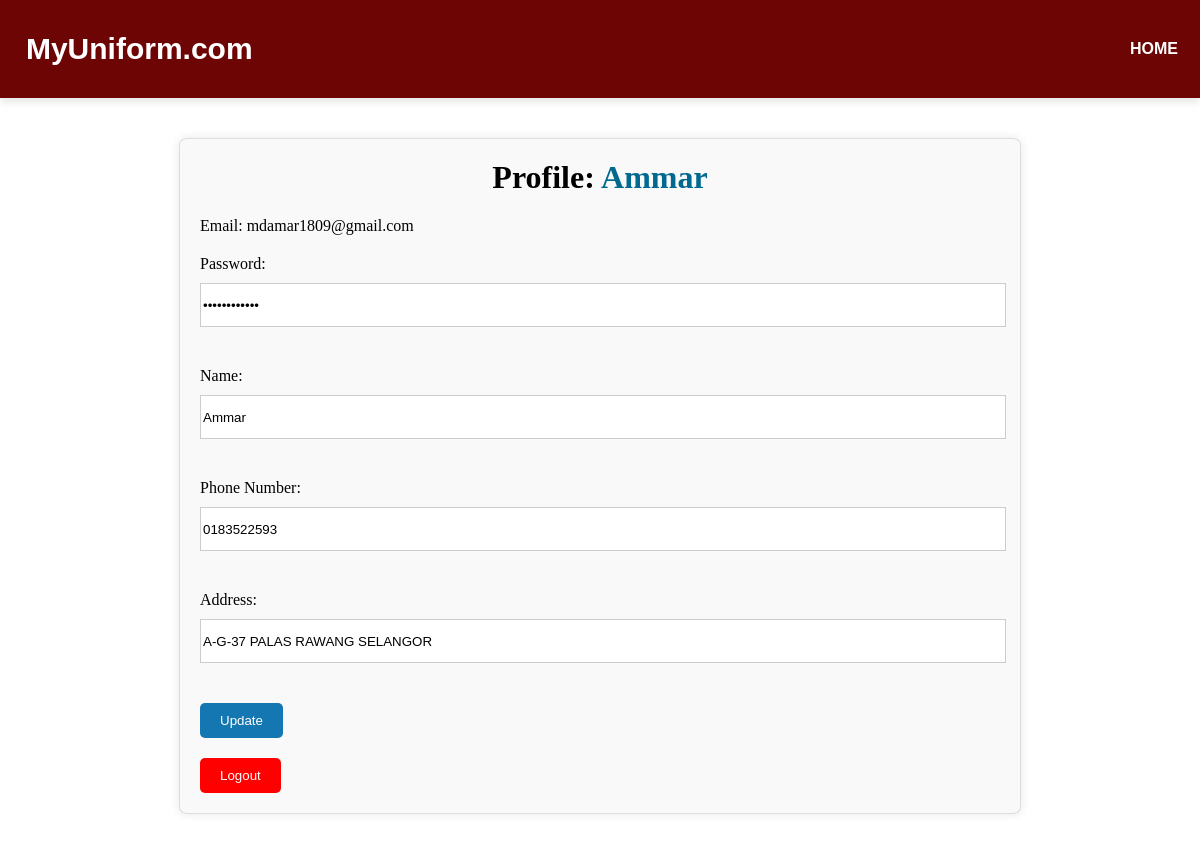
/MyUnifoorm/profile/mdamar1809@gmail.com/ (signed in), run on the app's committed database.
### MyUnifoorm/models.py (models this page shows)
class User(models.Model):
    Email = models.CharField(max_length=25 ,primary_key= True)
    Password  = models.CharField(max_length=12)
    Name = models.TextField()
    PhoneNumber = models.CharField(max_length=13)
    Address = models.TextField()

### MyUnifoorm/views.py (the view, shortened to what this page needs)
# urls.py: path('profile/<str:email>/', views.profile, name='profile'),
def profile(request, email):
    email = request.session.get('user_email')
    if email:
        try:
            user = User.objects.get(Email=email)
            return render(request, 'profile.html', {'user': user})
        except User.DoesNotExist:
            return redirect('login')  # Redirect to login if user does not exist
    else:
        return redirect('login')

### MyUnifoorm/templates/profile.html (shortened to what this page needs)
<!DOCTYPE html>
<html lang="en">
<head>
</head>
<body>
    <header>
        <div class="logo">
            <p>MyUniform.com</p>
        </div>
        <nav>
            <ul>
                <li><a href="/MyUnifoorm/">HOME</a></li>
            </ul>
        </nav>
    </header>
    <div class="container">
        <center><h1>Profile: <span style="color: #00698f;">{{ user.Name }}</span></h1></center>
        <p>Email: {{ user.Email }}</p>
        <form method="post">
            <div class="form-group">
                <label for="id_Password">Password:</label>
                <input type="password" class="form-control" id="id_Password" name="Password" maxlength="12" value="{{ user.Password }}">
            </div>
            <div class="form-group">
                <label for="id_Name">Name:</label>
                <input type="text" class="form-control" id="id_Name" name="Name" value="{{ user.Name }}">
            </div>
            <div class="form-group">
                <label for="id_PhoneNumber">Phone Number:</label>
                <input type="text" class="form-control" id="id_PhoneNumber" name="PhoneNumber" maxlength="13" value="{{ user.PhoneNumber }}">
            </div>
            <div class="form-group">
                <label for="id_Address">Address:</label>
                <input type="text" class="form-control" id="id_Address" name="Address" value="{{ user.Address }}">
            </div>
            <button type="submit" class="btn-primary">Update</button>
        </form>
        <form action="{% url 'logout' %}" method="post" style="margin-top: 20px;">
            <button type="submit" class="logout-button">Logout</button>
        </form>
    </div>
</body>
</html>

### MyUnifoorm/templates/profile.html (style rules this page uses)
body { margin: 0; padding: 0; }
header { background-color: #6d0505; color: #fff; padding: 2px; display: flex; justify-content: space-between; align-items: center; box-shadow: 0 4px 8px rgba(0, 0, 0, 0.1); position: sticky; top: 0; z-index: 1000; }
.logo { font-size: 30px; font-family: 'Trebuchet MS', 'Lucida Sans Unicode', 'Lucida Grande', 'Lucida Sans', Arial, sans-serif; font-weight: 600; margin-left: 2%; }
nav { margin-left: auto; }
nav ul { list-style-type: none; margin: 0; padding: 0; display: flex; }
nav li { margin-right: 20px; }
nav a { color: #fff; text-decoration: none; font-family: 'Trebuchet MS', 'Lucida Sans Unicode', 'Lucida Grande', 'Lucida Sans', Arial, sans-serif; font-weight: 600; position: relative; padding: 5px 0; }
nav a::after { content: ''; display: block; width: 0; height: 2px; background: #ccc; transition: width .3s; position: absolute; bottom: 0; left: 0; }
.container { max-width: 800px; margin: 40px auto; padding: 20px; background-color: #f9f9f9; border: 1px solid #ddd; box-shadow: 0 0 10px rgba(0, 0, 0, 0.1); border-radius: 1%; }
h1 { margin-top: 0; }
form { margin-top: 20px; }
.form-group { margin-bottom: 20px; }
label { display: block; margin-bottom: 10px; }
input[type="text"], input[type="password"], input[type="email"] { width: 100%; height: 40px; margin-bottom: 20px; border: 1px solid #ccc; }
.btn-primary { background-color: #1477b1; color: #fff; padding: 10px 20px; border: none; border-radius: 5px; cursor: pointer; }
.logout-button { background-color: #ff0000; color: #fff; padding: 10px 20px; border: none; border-radius: 5px; cursor: pointer; }

### data on the page
User: Name "Ammar", Email "mdamar1809@gmail.com", PhoneNumber "0183522593", Address "A-G-37 PALAS RAWANG SELANGOR"
